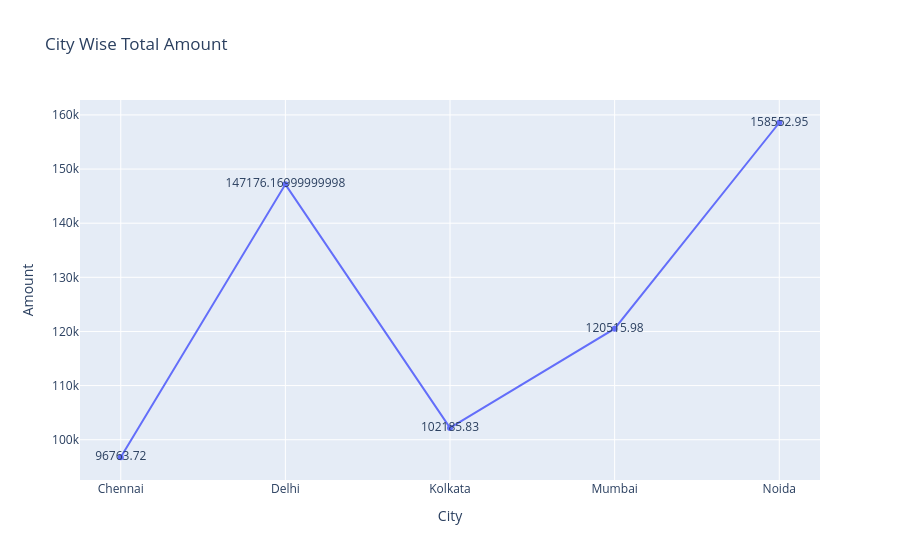

This figure's notebook cell:
### Code cell
fig = px.line(data_frame=q7,x='City',y='Amount', text='Amount',
             title='City Wise Total Amount')
fig.show()

### Figure 1 — Plotly figure (JSON) as saved in the notebook; plotly's stock layout.template omitted (floating-point values rounded to 4 significant figures)
{"data": [{"hovertemplate": "City=%{x}<br>Amount=%{text}<extra></extra>", "legendgroup": "", "line": {"color": "#636efa", "dash": "solid"}, "marker": {"symbol": "circle"}, "mode": "lines+markers+text", "name": "", "orientation": "v", "showlegend": false, "text": [96760.0, 147200.0, 102200.0, 120500.0, 158600.0], "type": "scatter", "x": ["Chennai", "Delhi", "Kolkata", "Mumbai", "Noida"], "xaxis": "x", "y": [96760.0, 147200.0, 102200.0, 120500.0, 158600.0], "yaxis": "y"}], "layout": {"legend": {"tracegroupgap": 0}, "title": {"text": "City Wise Total Amount"}, "xaxis": {"anchor": "y", "domain": [0, 1], "title": {"text": "City"}}, "yaxis": {"anchor": "x", "domain": [0, 1], "title": {"text": "Amount"}}}}
